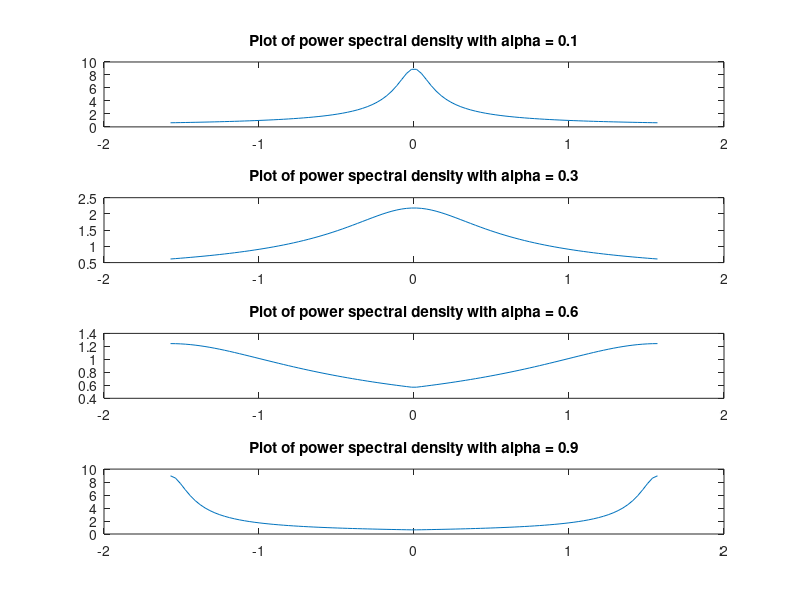

Here is the MATLAB script that generated this plot:
clear; close all;

%% Part A)
alpha = [0.1 0.3 0.6 0.9];
for i=1:length(alpha)
    f = linspace(-0.5, 0.5);
    Sx = -1./(0.5 * log((1-2*alpha(i))*exp(-2*pi*1i*f)));
    subplot(4,1,i);
    plot(f*pi,abs(Sx));
    title(['Plot of power spectral density with alpha = ' num2str(alpha(i)) ]);
end

% We can see that these plots align with our plots of the covariance
% functions from last week. When alpha is less than 0.5 we have a normal
% decaying exponential in the covariance function. When alpha is greater
% than 0.5, there is a higher tendancy to switch states than remain in the
% same one and we can see that the higher frequencies of the power spectral
% density are now occupied. As alpha increases higher and higher
% frequencies occur in the power spectral density, because of the higher
% frequency of state switches in the markov chain.




